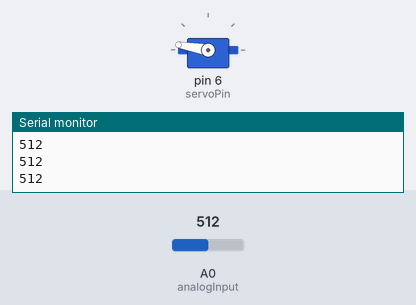
The sketch below on a simulated Arduino Uno, built with avr-gcc and run on an emulated ATmega328P. On the bench: servo, the last lines printed to the serial monitor. The inputs (shaded band) are chosen by the test bench; at power-on: A0 (analogInput) = 512.

Above: at 1.2 s.
1.3 s: A0 (analogInput) set to 0
At 1.6 s:
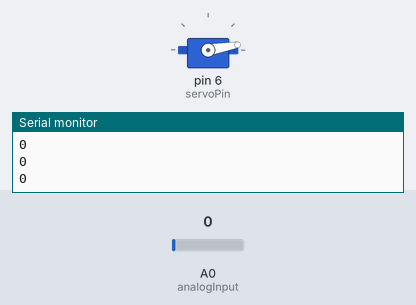
2.8 s: A0 (analogInput) set to 122
At 4.1 s:
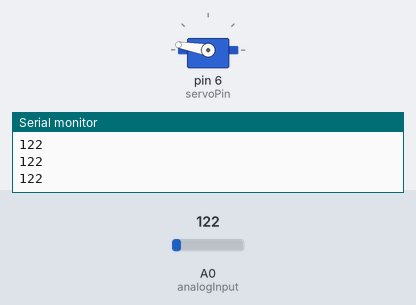
Timing chart, 0 to 5.8 s (numbered marks = the images above; inputs shaded):
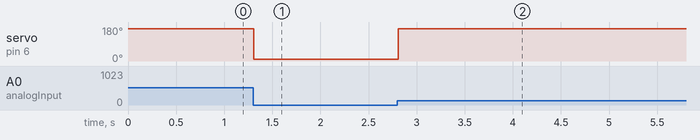

Measured:
- after the input at 1.3 s, servo on pin 6 (servoPin): 170° → 10° at once
- after the input at 2.8 s, servo on pin 6 (servoPin): 10° → 170° at once

The sketch:

EMG_Servos_v1.ino
```cpp
// reads analog input from the five inputs from your arduino board
// and sends it out via serial
#include <Servo.h>
Servo finger;
// variables for input pins and
int analogInput = A0;
int servoPin = 6;
// variable to store the value
int value;

void setup()
{
  // declaration of pin modes
       finger.attach(servoPin);
       pinMode(servoPin, OUTPUT);
    pinMode(analogInput, INPUT);


  // begin sending over serial port
  Serial.begin(9600);
}

void loop()
{
  // read the value on analog input

    value = analogRead(analogInput);
  int pos = map(value, 0, 100, 10, 180);
  pos = constrain(pos, 10, 170);
  finger.write(pos);

  // print out value over the serial port

    Serial.println(value);


  // wait for a bit to not overload the port
  delay(100);
}
```
